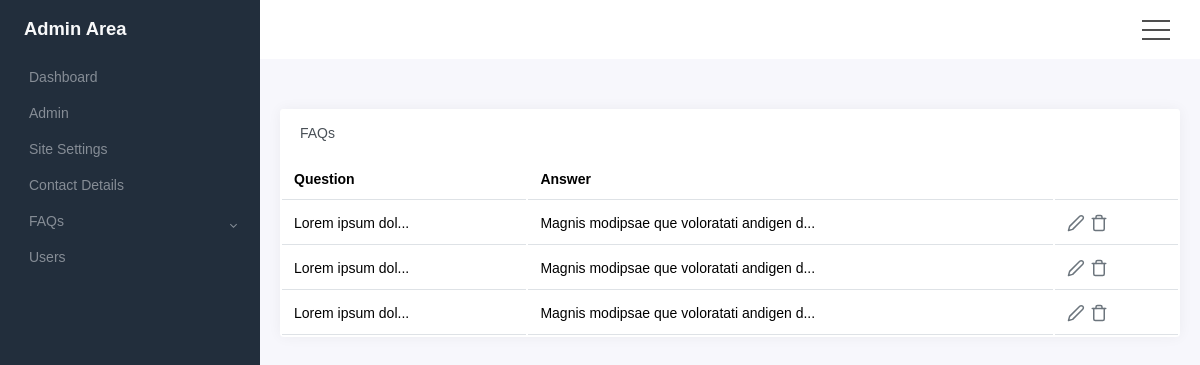
Screenshot of /admin/faqs.php with the database file from the repository.
### tables this page shows
CREATE TABLE `faqs` (
  `id` int NOT NULL,
  `question` text,
  `answer` text
);

### Classes/Db.php (called while the page is built, shortened)
<?php
class Db {
    private $servername;
    private $username;
    private $password;
    private $dbname;
    public function con() {
        $config = require __DIR__ . '/../config.php';
        $server = $_SERVER['SERVER_NAME'];
        if($server == 'localhost') {
            $this->servername = $config['DB_SERVER_LOCAL'];
            $this->username = $config['DB_USER_LOCAL'];
            $this->password = $config['DB_PASS_LOCAL'];
            $this->dbname = $config['DB_NAME_LOCAL'];
        } else {
            $this->servername = $config['DB_SERVER_PROD'];
            $this->username = $config['DB_USER_PROD'];
            $this->password = $config['DB_PASS_PROD'];
            $this->dbname = $config['DB_NAME_PROD'];
        }
        try {
            $con = new \mysqli(
                $this->servername,
                $this->username,
                $this->password,
                $this->dbname
            );
            return $con;
        } catch (\Exception $e) {
            die("Connection error: " . $e->getMessage());
        }
        return $con;
    }
}

### functions.php (called while the page is built, shortened)
<?php
    function segment($content, $len) {
        $length = strlen($content);
        $content = strip_tags($content);
        if($length > $len) {
            $content = substr($content, 0, $len).'...';
        }
        return $content;
    }
?>

### Classes/Faq.php (the view, shortened to what this page needs)
<?php
class Faq extends Db {
    public function __construct() {
        $this->con = $this->con();
    }
    public function get_faqs() {
        $faqs_array = array();
        $stmt = $this->con->prepare("SELECT * FROM faqs ORDER BY id ASC");
        $stmt->execute();
        $result = $stmt->get_result();
        $data = $result->fetch_all(MYSQLI_ASSOC);
        if(isset($data)) {
            if(count($data) > 0) {
                foreach($data as $row):
                    $faq_array = array(
                        'id' => $row['id'],
                        'question' => $row['question'],
                        'answer' => $row['answer']
                    );
                    array_push($faqs_array, $faq_array);
                endforeach;
            }
        }
        return $faqs_array;
    }
    public function faqs_admin() {
        $faqs_array = $this->get_faqs();
        $faqs = "";
        foreach($faqs_array as $faq_array):
            $ans_summary = segment($faq_array['answer'], 40);
            $ques_summary = segment($faq_array['question'], 15);
            $faqs .= "<tr class='clickable-row' data-href='./post-edit?id={$faq_array['id']}' style='cursor:pointer;'>
                <td>
                    $ques_summary
                </td>
                <td>
                    $ans_summary
                </td>
                <td class ='table-action'>
                    <a href='./edit-faq?id={$faq_array['id']}'><svg xmlns='http://www.w3.org/2000/svg' width='24' height='24' viewBox='0 0 24 24' fill='none' stroke='currentColor' stroke-width='2' stroke-linecap='round' stroke-linejoin='round' class ='feather feather-edit-2 align-middle'><path d='M17 3a2.828 2.828 0 1 1 4 4L7.5 20.5 2 22l1.5-5.5L17 3z'></path></svg></a>
                    <a onclick='return pop(this)' href='../controllers/faq-handler?del_faq={$faq_array['id']}'><svg xmlns='http://www.w3.org/2000/svg' width='24' height='24' viewBox='0 0 24 24' fill='none' stroke='currentColor' stroke-width='2' stroke-linecap='round' stroke-linejoin='round' class ='feather feather-trash align-middle'><polyline points='3 6 5 6 21 6'></polyline><path d='M19 6v14a2 2 0 0 1-2 2H7a2 2 0 0 1-2-2V6m3 0V4a2 2 0 0 1 2-2h4a2 2 0 0 1 2 2v2'></path></svg></a>
                </td>
            </tr>";
        endforeach;
        echo $faqs;
    }
}

### admin/css/table.css (style rules this page uses)
.table tbody, .table td, .table tfoot, .table th, .table thead, .table tr { border-color: #dee2e6; }
tbody, td, tfoot, th, thead, tr { border: 0 solid; border-color: inherit; }
tr:first-child td, .card > .table tr:first-child th { border-top: 0; }
.table > :not(caption) > * > * { padding: 0.75rem; border-bottom-width: 1px; }
.table-action { display: flex; flex-flow: row nowrap; align-items: center; }
.table-action * { cursor: pointer; }
.table-action a, .table-action span { color: #6c757d; }
.table-action .feather { width: 18px; height: 18px; }
.table-action a { width: 18px; height: 18px; display: flex; align-items: center; margin-right: 5px; }
.table-action a { color: #6c757d; }

### admin/header.php (style rules this page uses)
* { margin: 0; padding: 0; box-sizing: border-box; }
body { font-size: 0.875rem; font-family: sans-serif; }

### admin/faqs.php (style rules this page uses)
.table-action a { color: #6c757d; }
.table-action .feather { width: 18px; height: 18px; }

### admin/sidebar.php (style rules this page uses)
a { text-decoration: none; }

### rows the page displays
faqs: question "Lorem ipsum dol...", answer "Magnis modipsae que voloratati andigen d..."
faqs: question "Lorem ipsum dol...", answer "Magnis modipsae que voloratati andigen d..."
faqs: question "Lorem ipsum dol...", answer "Magnis modipsae que voloratati andigen d..."
